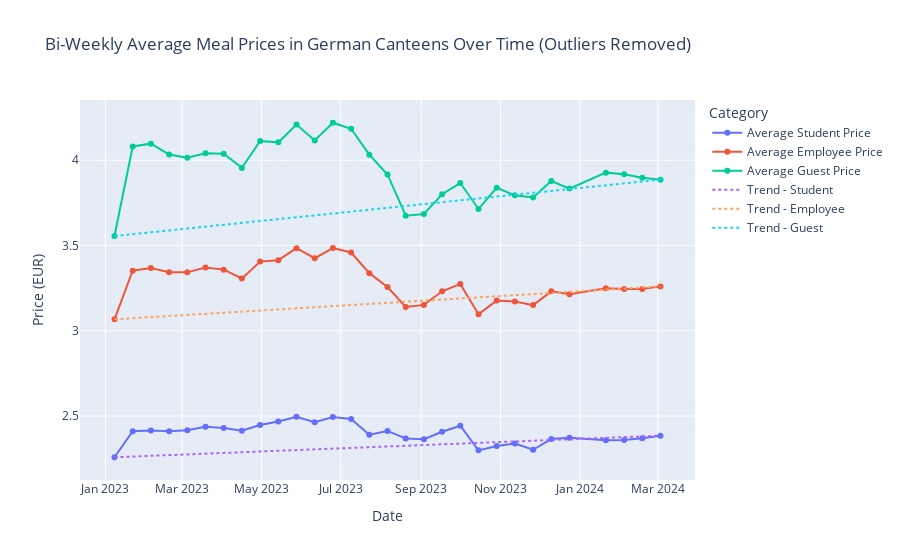

Notebook code for this chart:
### Code cell
import pandas as pd
import plotly.graph_objects as go
import plotly.express as plt
import plotly.express as px
import json

df = pd.read_csv('german-canteens(filtered)(2).csv', sep='@', engine='python')
df['date'] = pd.to_datetime(df['date'])
df['student_price'] = pd.to_numeric(df['student_price'], errors='coerce')
df['employee_price'] = pd.to_numeric(df['employee_price'], errors='coerce')
df['guest_price'] = pd.to_numeric(df['guest_price'], errors='coerce')

def remove_outliers_bi_weekly(df):
    columns = ['student_price', 'employee_price', 'guest_price']
    for column in columns:
        Q1 = df[column].quantile(0.25)
        Q3 = df[column].quantile(0.75)
        IQR = Q3 - Q1
        df = df[(df[column] >= (Q1 - 1.5 * IQR)) & (df[column] <= (Q3 + 1.5 * IQR))]
    return df

df_cleaned = df.dropna(subset=['student_price', 'employee_price', 'guest_price'])
df_cleaned = df_cleaned[(df_cleaned['student_price'] > 0) &
                        (df_cleaned['employee_price'] > 0) &
                        (df_cleaned['guest_price'] > 0)]


bi_weekly_averages = df_cleaned.set_index('date').resample('2W')['student_price', 'employee_price', 'guest_price'].mean().reset_index()
bi_weekly_averages_no_outliers = remove_outliers_bi_weekly(bi_weekly_averages)
fig = go.Figure()

fig.add_trace(go.Scatter(x=bi_weekly_averages_no_outliers['date'], y=bi_weekly_averages_no_outliers['student_price'], mode='lines+markers', name='Average Student Price'))
fig.add_trace(go.Scatter(x=bi_weekly_averages_no_outliers['date'], y=bi_weekly_averages_no_outliers['employee_price'], mode='lines+markers', name='Average Employee Price'))
fig.add_trace(go.Scatter(x=bi_weekly_averages_no_outliers['date'], y=bi_weekly_averages_no_outliers['guest_price'], mode='lines+markers', name='Average Guest Price'))

fig.add_trace(go.Scatter(x=[bi_weekly_averages_no_outliers['date'].iloc[0], bi_weekly_averages_no_outliers['date'].iloc[-1]], 
                         y=[bi_weekly_averages_no_outliers['student_price'].iloc[0], bi_weekly_averages_no_outliers['student_price'].iloc[-1]], 
                         mode='lines', line=dict(dash='dot'), name='Trend - Student'))

fig.add_trace(go.Scatter(x=[bi_weekly_averages_no_outliers['date'].iloc[0], bi_weekly_averages_no_outliers['date'].iloc[-1]], 
                         y=[bi_weekly_averages_no_outliers['employee_price'].iloc[0], bi_weekly_averages_no_outliers['employee_price'].iloc[-1]], 
                         mode='lines', line=dict(dash='dot'), name='Trend - Employee'))

fig.add_trace(go.Scatter(x=[bi_weekly_averages_no_outliers['date'].iloc[0], bi_weekly_averages_no_outliers['date'].iloc[-1]], 
                         y=[bi_weekly_averages_no_outliers['guest_price'].iloc[0], bi_weekly_averages_no_outliers['guest_price'].iloc[-1]], 
                         mode='lines', line=dict(dash='dot'), name='Trend - Guest'))

fig.update_layout(title='Bi-Weekly Average Meal Prices in German Canteens Over Time (Outliers Removed)',
                  xaxis_title='Date',
                  yaxis_title='Price (EUR)',
                  legend_title='Category')

fig.show()

### Figure 1 — Plotly figure (JSON) as saved in the notebook; plotly's stock layout.template omitted (floating-point values rounded to 4 significant figures)
{"data": [{"mode": "lines+markers", "name": "Average Student Price", "type": "scatter", "x": ["2023-01-08T00:00:00", "2023-01-22T00:00:00", "2023-02-05T00:00:00", "2023-02-19T00:00:00", "2023-03-05T00:00:00", "2023-03-19T00:00:00", "2023-04-02T00:00:00", "2023-04-16T00:00:00", "2023-04-30T00:00:00", "2023-05-14T00:00:00", "2023-05-28T00:00:00", "2023-06-11T00:00:00", "2023-06-25T00:00:00", "2023-07-09T00:00:00", "2023-07-23T00:00:00", "2023-08-06T00:00:00", "2023-08-20T00:00:00", "2023-09-03T00:00:00", "2023-09-17T00:00:00", "2023-10-01T00:00:00", "2023-10-15T00:00:00", "2023-10-29T00:00:00", "2023-11-12T00:00:00", "2023-11-26T00:00:00", "2023-12-10T00:00:00", "2023-12-24T00:00:00", "2024-01-21T00:00:00", "2024-02-04T00:00:00", "2024-02-18T00:00:00", "2024-03-03T00:00:00"], "y": [2.258, 2.411, 2.415, 2.411, 2.417, 2.437, 2.43, 2.414, 2.448, 2.468, 2.496, 2.464, 2.494, 2.482, 2.391, 2.413, 2.369, 2.364, 2.408, 2.443, 2.299, 2.325, 2.339, 2.302, 2.365, 2.373, 2.357, 2.359, 2.369, 2.385]}, {"mode": "lines+markers", "name": "Average Employee Price", "type": "scatter", "x": ["2023-01-08T00:00:00", "2023-01-22T00:00:00", "2023-02-05T00:00:00", "2023-02-19T00:00:00", "2023-03-05T00:00:00", "2023-03-19T00:00:00", "2023-04-02T00:00:00", "2023-04-16T00:00:00", "2023-04-30T00:00:00", "2023-05-14T00:00:00", "2023-05-28T00:00:00", "2023-06-11T00:00:00", "2023-06-25T00:00:00", "2023-07-09T00:00:00", "2023-07-23T00:00:00", "2023-08-06T00:00:00", "2023-08-20T00:00:00", "2023-09-03T00:00:00", "2023-09-17T00:00:00", "2023-10-01T00:00:00", "2023-10-15T00:00:00", "2023-10-29T00:00:00", "2023-11-12T00:00:00", "2023-11-26T00:00:00", "2023-12-10T00:00:00", "2023-12-24T00:00:00", "2024-01-21T00:00:00", "2024-02-04T00:00:00", "2024-02-18T00:00:00", "2024-03-03T00:00:00"], "y": [3.067, 3.352, 3.368, 3.343, 3.343, 3.371, 3.359, 3.307, 3.406, 3.414, 3.485, 3.426, 3.485, 3.459, 3.338, 3.256, 3.14, 3.152, 3.231, 3.274, 3.097, 3.177, 3.172, 3.15, 3.231, 3.214, 3.249, 3.245, 3.245, 3.26]}, {"mode": "lines+markers", "name": "Average Guest Price", "type": "scatter", "x": ["2023-01-08T00:00:00", "2023-01-22T00:00:00", "2023-02-05T00:00:00", "2023-02-19T00:00:00", "2023-03-05T00:00:00", "2023-03-19T00:00:00", "2023-04-02T00:00:00", "2023-04-16T00:00:00", "2023-04-30T00:00:00", "2023-05-14T00:00:00", "2023-05-28T00:00:00", "2023-06-11T00:00:00", "2023-06-25T00:00:00", "2023-07-09T00:00:00", "2023-07-23T00:00:00", "2023-08-06T00:00:00", "2023-08-20T00:00:00", "2023-09-03T00:00:00", "2023-09-17T00:00:00", "2023-10-01T00:00:00", "2023-10-15T00:00:00", "2023-10-29T00:00:00", "2023-11-12T00:00:00", "2023-11-26T00:00:00", "2023-12-10T00:00:00", "2023-12-24T00:00:00", "2024-01-21T00:00:00", "2024-02-04T00:00:00", "2024-02-18T00:00:00", "2024-03-03T00:00:00"], "y": [3.556, 4.081, 4.097, 4.033, 4.015, 4.041, 4.039, 3.955, 4.113, 4.105, 4.21, 4.116, 4.22, 4.185, 4.033, 3.917, 3.675, 3.685, 3.801, 3.866, 3.714, 3.839, 3.794, 3.781, 3.878, 3.834, 3.928, 3.918, 3.897, 3.886]}, {"line": {"dash": "dot"}, "mode": "lines", "name": "Trend - Student", "type": "scatter", "x": ["2023-01-08T00:00:00", "2024-03-03T00:00:00"], "y": [2.258, 2.385]}, {"line": {"dash": "dot"}, "mode": "lines", "name": "Trend - Employee", "type": "scatter", "x": ["2023-01-08T00:00:00", "2024-03-03T00:00:00"], "y": [3.067, 3.26]}, {"line": {"dash": "dot"}, "mode": "lines", "name": "Trend - Guest", "type": "scatter", "x": ["2023-01-08T00:00:00", "2024-03-03T00:00:00"], "y": [3.556, 3.886]}], "layout": {"legend": {"title": {"text": "Category"}}, "title": {"text": "Bi-Weekly Average Meal Prices in German Canteens Over Time (Outliers Removed)"}, "xaxis": {"title": {"text": "Date"}}, "yaxis": {"title": {"text": "Price (EUR)"}}}}
